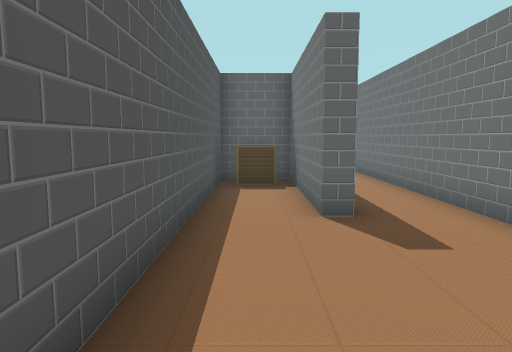
[1] (above)

18 first-person views from a walk through a 3-D level made in the Unity game engine. The camera is 1.2 m above the floor, tilts 6° down and sees 70° across. The floor is counted in squares, 1 m on a side. Each view is taken from the middle of a square. On the plan, view 1 faces up. The plan holds only what a view shows up to about 15 squares ahead; the rest is blank. The place goes on beyond the plan.

[2]
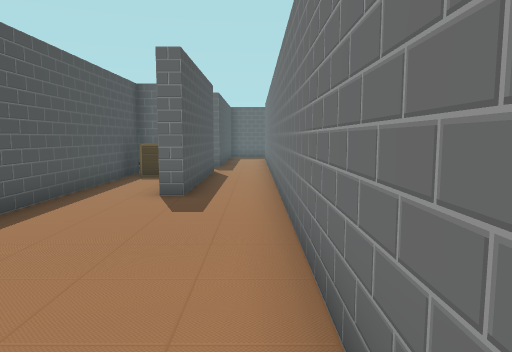

[3]
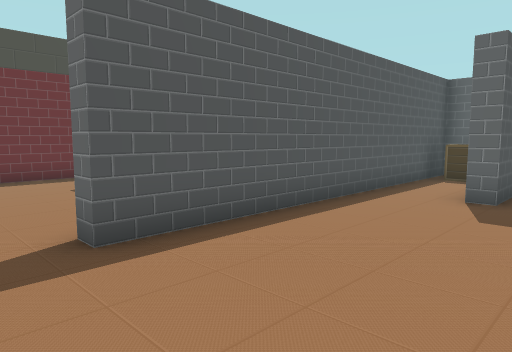

[4]
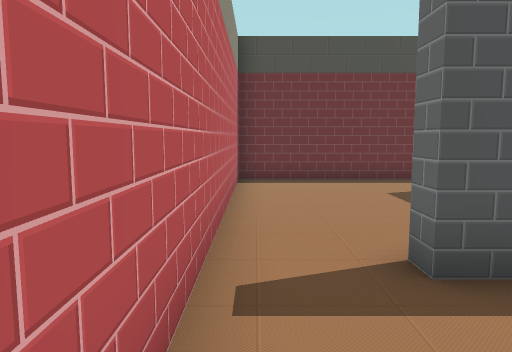

[5]
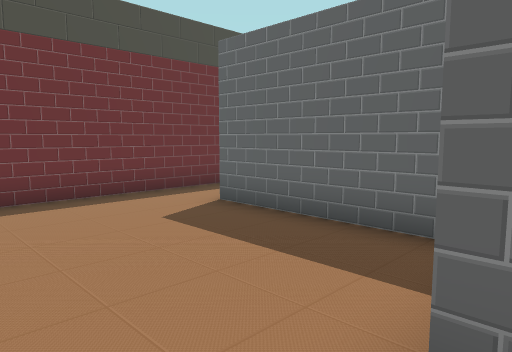

[6]
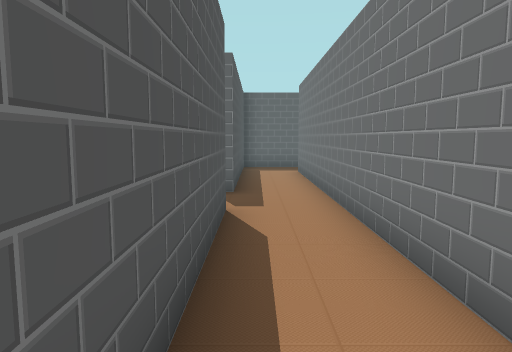

[7]
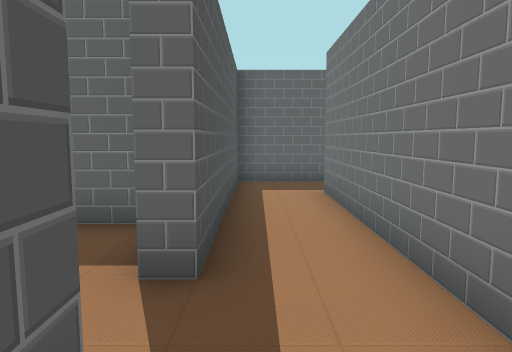

[8]
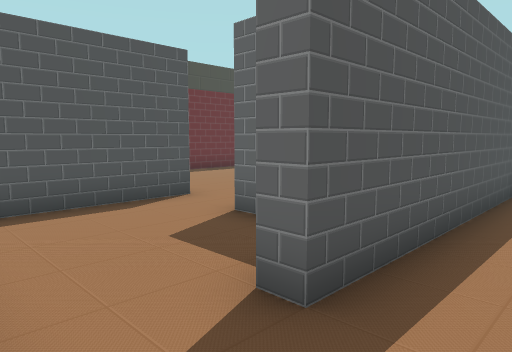

[9]
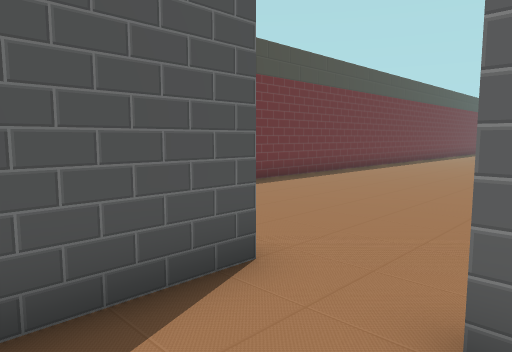

[10]
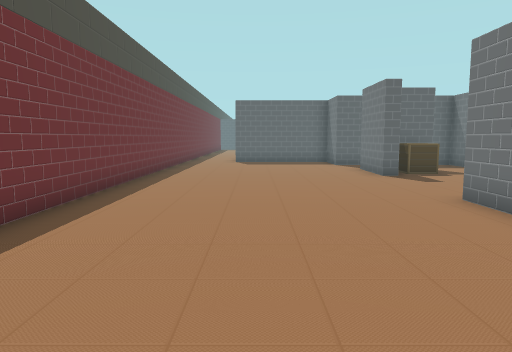

[11]
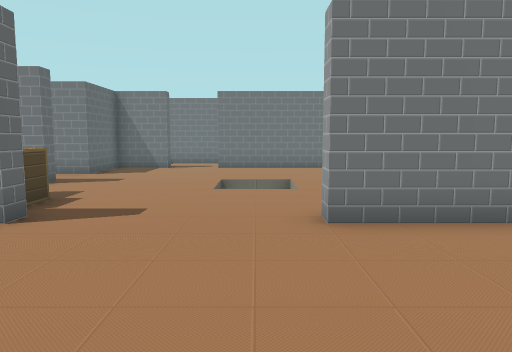

[12]
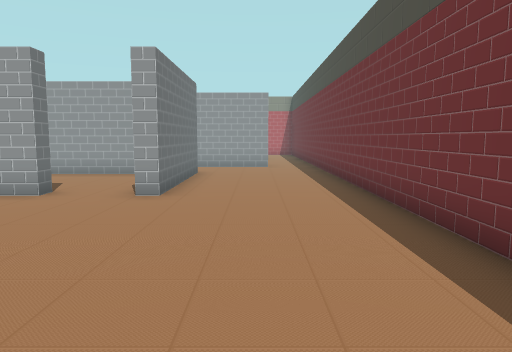

[13]
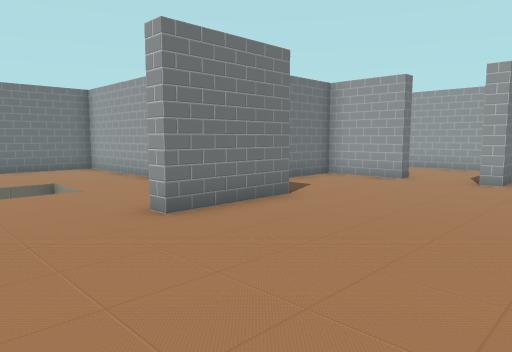

[14]
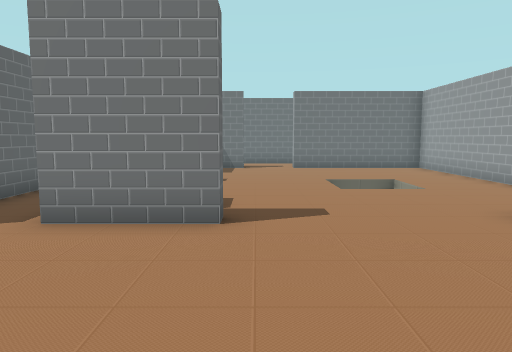

[15]
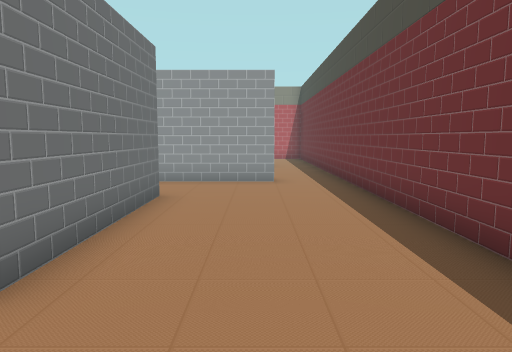

[16]
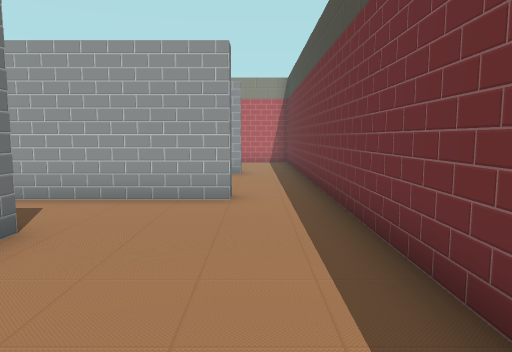

[17]
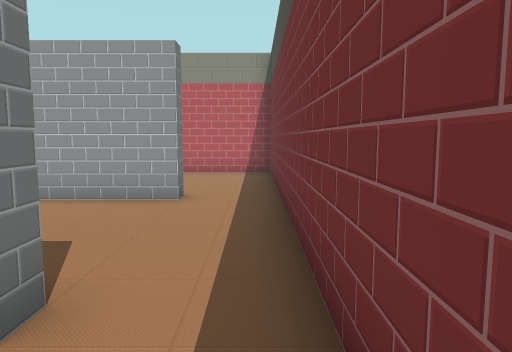

[18]
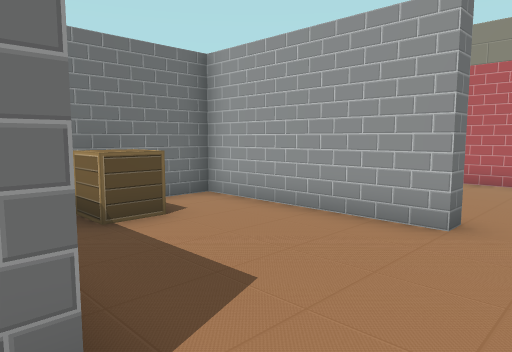

### Floor plan
Points are (right, up) in squares from view 1. A wall is a line through its corners. A room is listed if a view was taken in it or the views show most of it. See-through windows are left out.
Room 1 (views 1, 2, 3, 4, 5, 6, 7, 8, 9)
walls: (1.5, 11) (1.5, 5.5) (1, 5.5) (1, 10.5) (-1, 10.5) (-1, -0.5) (-1.5, -0.5); (-2.5, 11) (0.8, 11); (0.4, 15) (-1.5, 15) (-1.5, 15.5); (-3.5, 15.5) (-3.5, 12.1); (3.5, -1.4) (3.5, 18); (-1.6, -2.5) (1.4, -2.5); (4, 20) (1.5, 20) (1.5, 13) (1, 13)
ways out: opening at (-2.5, 15) to room 2; opening at (-1, -1.5) to room 4; opening at (4, 19)
objects: other object (0, 9) to (0, 10)
Room 2 (views 10, 11, 12, 13, 14, 15, 16, 17)
walls: (-1, 19.9) (-1, 23) (-0.5, 23); (3.2, 20.5) (8.5, 20.5) (8.5, 25.5); (-0.4, 27.5) (-1, 27.5) (-1, 30); (-1.5, 15.5) (1, 15.5) (1, 17.6); (1.6, 29.5) (0.2, 29.5); (4, 29.5) (3.5, 29.5) (3.5, 31.1); (-8.5, 31.1) (-8.5, 8.5); (-4, 10.5) (-4, 15.5) (-3.5, 15.5); (8.5, 27.5) (8.5, 29.5) (6, 29.5) (6, 30.6); (-6.5, 8) (-2.2, 8)
ways out: opening at (-2.5, 15) to room 1; opening at (-7.5, 8) to room 3; opening at (9, 26.5)
objects: other object (1, 29)
Room 3 (view 18)
walls: (-6.5, 7.4) (-6.5, 8); (-6.5, 3) (-1.5, 3) (-1.5, 5.9); (-8.5, 8.5) (-8.5, 3.5)
ways out: opening at (-7.5, 8) to room 2; opening at (-7.5, 3) to room 4
objects: other object (-2, 6)
Room 4 (no view inside)
walls: (-2.4, 2.5) (-6.5, 2.5) (-6.5, 3); (-8.5, 3.5) (-8.5, -2.5) (-1.6, -2.5)
ways out: opening at (-1, -1.5) to room 1; opening at (-7.5, 3) to room 3

Where each view was taken, in squares from view 1:
view 1: 0 up, 0 right, facing up
view 2: 2 down, 3 right, facing up
view 3: 2 down, 3 right, facing up-left
view 4: 2 down, 2 right, facing left
view 5: 2 down, 1 left, facing up-left
view 6: 5 up, 2 right, facing up
view 7: 10 up, 2 right, facing up
view 8: 11 up, 3 right, facing up-left
view 9: 13 up, 1 left, facing up-left
view 10: 16 up, 5 left, facing up
view 11: 24 up, 6 left, facing right
view 12: 23 up, 6 left, facing down
view 13: 26 up, 6 left, facing down-right
view 14: 27 up, 6 left, facing right
view 15: 18 up, 6 left, facing down
view 16: 15 up, 7 left, facing down
view 17: 10 up, 8 left, facing down
view 18: 8 up, 8 left, facing down-right
